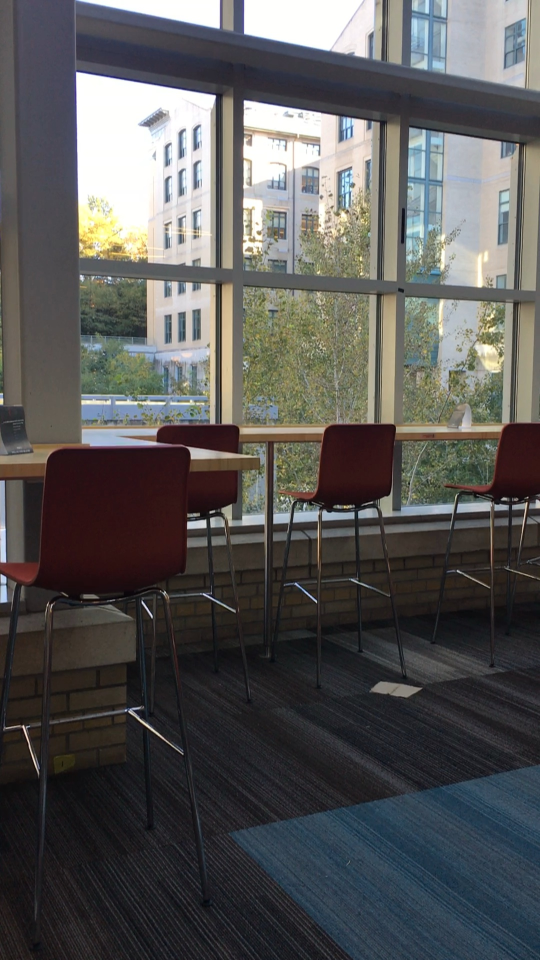
#> input picture data/frames/frame0.jpg, 1080 x 1920 px (shown at 1/2 size); its folder holds 4 pictures in this run
$ python optical_flow_smoothing.py
#> lines starting #> are read from the running program, lines starting #| are printed output that depends on the picture; pictures that were not available may be replaced by others from this repository, and a replacement may not be noted
import numpy as np
import cv2
import argparse
import os
import re


def draw_flow(img, flow, step=16):
    h, w = img.shape[:2]
    y, x = np.mgrid[step/2:h:step, step/2:w:step].reshape(2,-1).astype(int)
    fx, fy = flow[y,x].T
    lines = np.vstack([x, y, x+fx, y+fy]).T.reshape(-1, 2, 2)
    lines = np.int32(lines + 0.5)
    vis = cv2.cvtColor(img, cv2.COLOR_GRAY2BGR)
    cv2.polylines(vis, lines, 0, (0, 255, 0))
    for (x1, y1), (x2, y2) in lines:
        cv2.circle(vis, (x1, y1), 1, (0, 255, 0), -1)
    return vis


def naive_smooth(frames, styled_frames, output_dir):
    """

    :param frames: a list strings. each is a frame path
    :return: none
    """
#> called with output_dir = './'

    # read the first frame
    prevgray = cv2.imread(frames[0], 0)
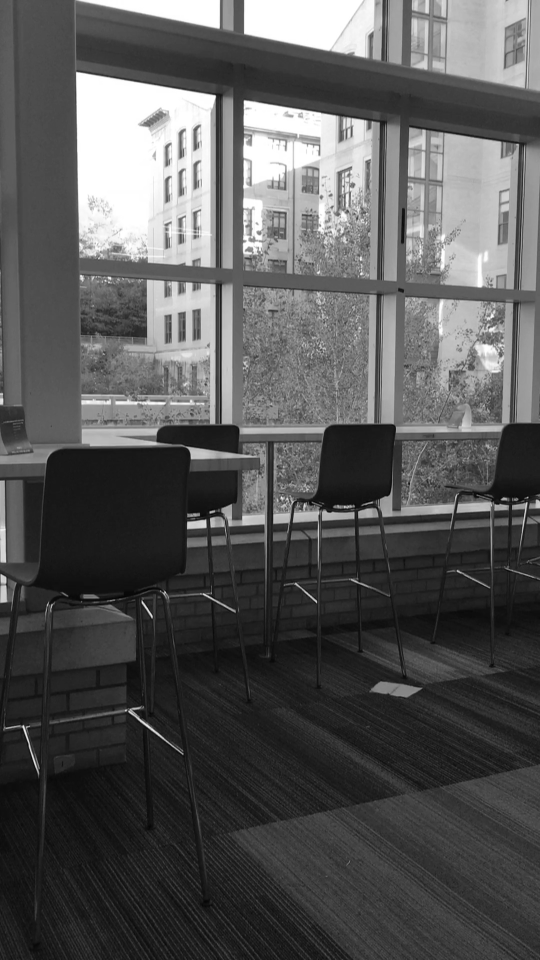
#> prevgray: shape (1920, 1080) (shown at 1/2 size); min 0, max 255, mean 87.1
    prevstyled = cv2.imread(styled_frames[0])
#> prevstyled is the input picture: shape (1920, 1080, 3); mean B, G, R 86.2, 87, 87.8

    for i in range(1, len(frames)):
        # the next image
        gray = cv2.imread(frames[i], 0)
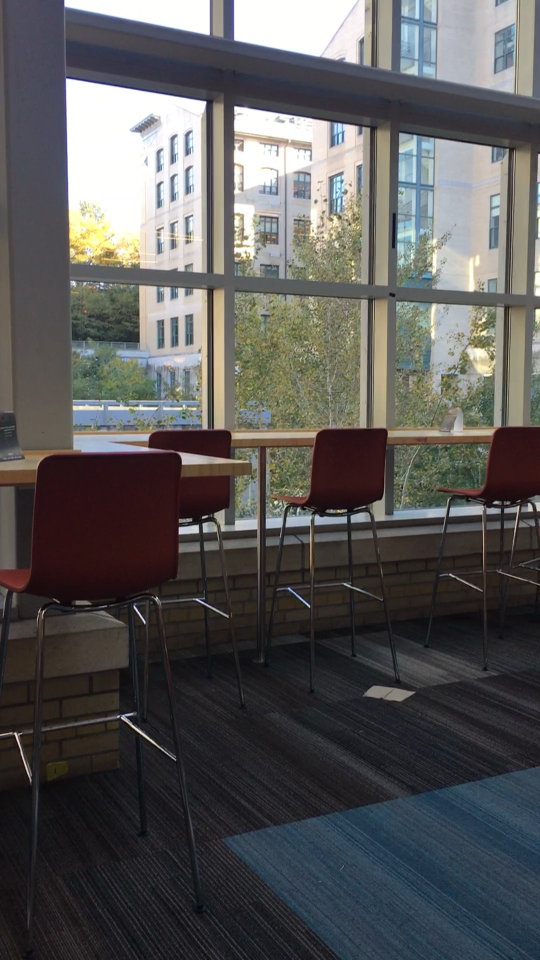
#> input picture data/frames/frame10.jpg, 1080 x 1920 px (shown at 1/2 size)
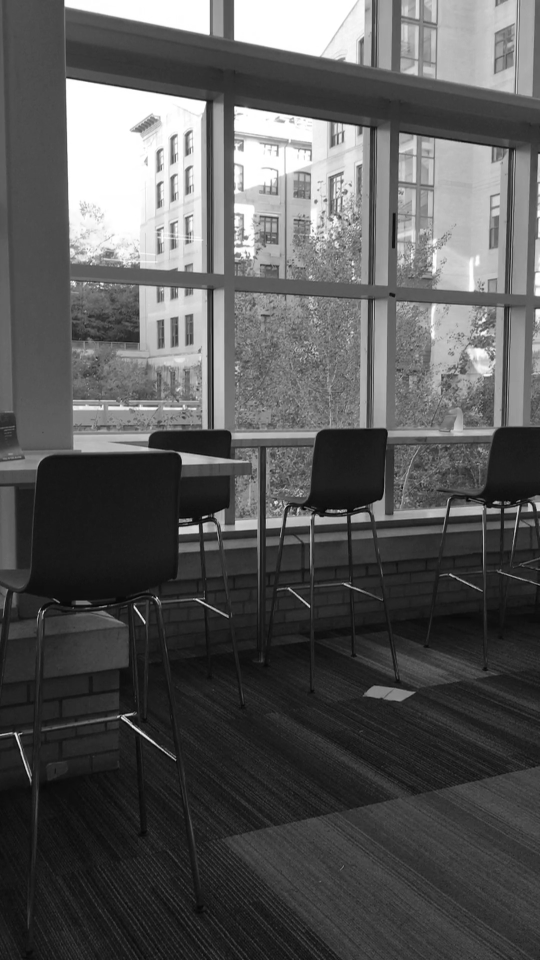
#> gray: shape (1920, 1080) (shown at 1/2 size); min 0, max 255, mean 88
#> (the run stopped early here; a loop or call above may not have finished)
